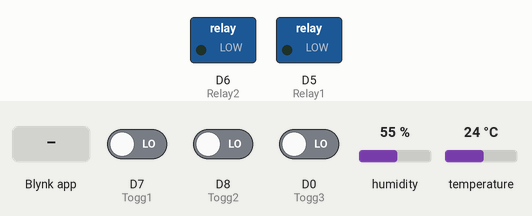
Recording of a sketch running on a simulated ESP8266 (NodeMCU). Shown: switched loads named in the sketch (green lamp = pin HIGH). Inputs (shaded band) come from the test bench; at power-on: D7 (Togg1) LOW, D8 (Togg2) LOW, D0 (Togg3) LOW, humidity 55 %, temperature 24 °C. WiFi joins after 1.5 s; servers stay silent unless stated.

Above: at 3.0 s.
3.1 s: Blynk app writes 1 to V0
At 4.3 s:
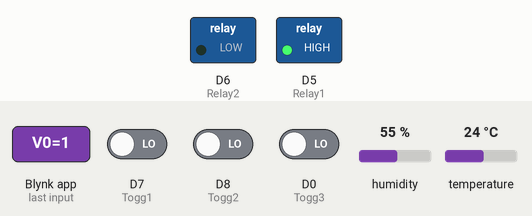
4.6 s: Blynk app writes 1 to V1
At 5.4 s:
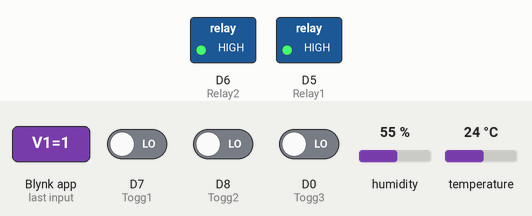
6.1 s: Blynk app writes 0 to V0
At 6.6 s:
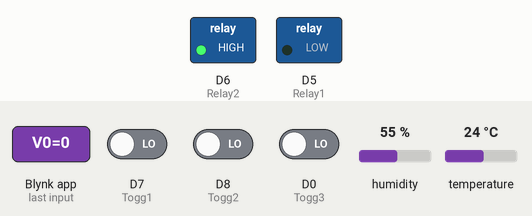
7.6 s: Blynk app writes 200 to V0
At 8.8 s:
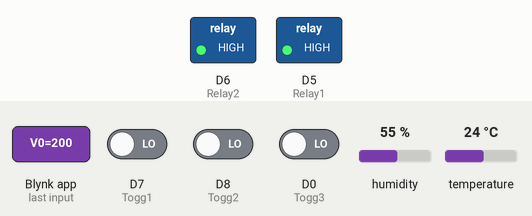
9.1 s: Blynk app writes 0 to V1
At 10.0 s:
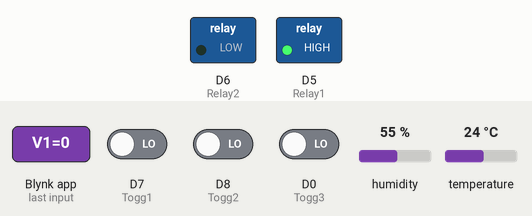
Timing chart, 0 to 11.6 s (numbered marks = the images above; inputs shaded):
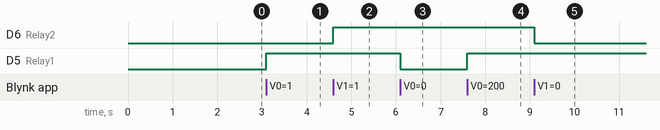

Measured:
- after the input at 3.1 s, D5 (Relay1): LOW → HIGH at once
- after the input at 4.6 s, D6 (Relay2): LOW → HIGH at once
- after the input at 6.1 s, D5 (Relay1): HIGH → LOW at once
- after the input at 7.6 s, D5 (Relay1): LOW → HIGH at once
- after the input at 9.1 s, D6 (Relay2): HIGH → LOW at once

The sketch:

SimulasiUJK.ino
```cpp
/* Comment this out to disable prints and save space */
#define BLYNK_PRINT Serial

/* Fill in information from Blynk Device Info here */
#define BLYNK_TEMPLATE_ID "TMPL6aJrcCsd0"
#define BLYNK_TEMPLATE_NAME "SimulasiUJK1"
#define BLYNK_AUTH_TOKEN "x51w1nUxyvCJ-4HgYcezcYeqhvksNcKW"


#include <ESP8266WiFi.h>
#include <BlynkSimpleEsp8266.h>
#include "DHT.h"

// Your WiFi credentials.
// Set password to "" for open networks.
char ssid[] = "ayen";
char pass[] = "ayen1234";

#define DHTTYPE DHT11
BlynkTimer timer;

#define DHTPIN D1     // Digital pin connected to the DHT sensor
#define Relay1 D5
#define Relay2 D6
#define Togg1 D7
#define Togg2 D8
#define Togg3 D0

DHT dht(DHTPIN, DHTTYPE);

float hum;
float temp;

BLYNK_WRITE(V0){
  int WorkRelay1 = param.asInt();
  digitalWrite(Relay1, WorkRelay1);
}

BLYNK_WRITE(V1){
  int WorkRelay2 = param.asInt();
  digitalWrite(Relay2, WorkRelay2);
}

BLYNK_WRITE(V6){
  int SetPoint = param.asInt();
  if(temp <= SetPoint){
    Blynk.virtualWrite(V8, "Hidup");
  } else {
    Blynk.virtualWrite(V8, "Mati");
  }

}

void ReadDHT(){
  // Sensor readings may also be up to 2 seconds 'old' (its a very slow sensor)
  hum = dht.readHumidity();
  // Read temperature as Celsius (the default)
  temp = dht.readTemperature();

  // Check if any reads failed and exit early (to try again).
  if (isnan(hum) || isnan(temp) ) {
    Serial.println(F("Failed to read from DHT sensor!"));
    return;
  }

   Blynk.virtualWrite(V2, temp);
   Blynk.virtualWrite(V7, hum);

   if(digitalRead(Togg1) == 1){
     Blynk.virtualWrite(V3, 1);
   } else {
     Blynk.virtualWrite(V3, 0);
   }

   if(digitalRead(Togg2) == 1){
     Blynk.virtualWrite(V4, 1);
   } else {
     Blynk.virtualWrite(V4, 0);
   }

   if(digitalRead(Togg3) == 1){
     Blynk.virtualWrite(V5, 1);
   } else {
     Blynk.virtualWrite(V5, 0);
   }

}

void setup()
{
  // Debug console
  Serial.begin(9600);

  Blynk.begin(BLYNK_AUTH_TOKEN, ssid, pass);
  timer.setInterval(1000L, ReadDHT);
  dht.begin();
  pinMode(Relay1, 1);
  pinMode(Relay2, 1);

}

void loop()
{
  Blynk.run();
  timer.run();
}
```
